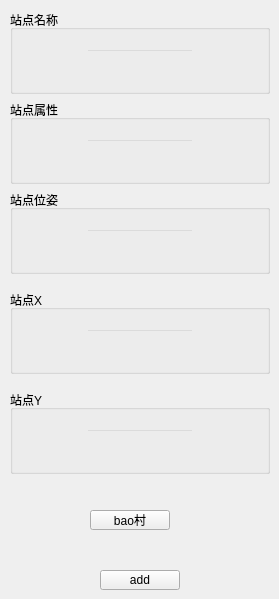
            <widget class="QWidget" name="page_4">
             <widget class="QGroupBox" name="MapName_box_3">
              <property name="geometry">
               <rect>
                <x>10</x>
                <y>10</y>
                <width>260</width>
                <height>84</height>
               </rect>
              </property>
              <property name="styleSheet">
               <string notr="true"/>
              </property>
              <property name="title">
               <string>站点名称</string>
              </property>
              <layout class="QVBoxLayout" name="verticalLayout_6">
               <item>
                <layout class="QHBoxLayout" name="horizontalLayout_9">
                 <item>
                  <spacer name="horizontalSpacer_11">
                   <property name="orientation">
                    <enum>Qt::Horizontal</enum>
                   </property>
                   <property name="sizeHint" stdset="0">
                    <size>
                     <width>40</width>
                     <height>20</height>
                    </size>
                   </property>
                  </spacer>
                 </item>
                 <item>
                  <widget class="QLineEdit" name="PointName_Edit">
                   <property name="styleSheet">
                    <string notr="true">background-color:transparent;</string>
                   </property>
                  </widget>
                 </item>
                 <item>
                  <spacer name="horizontalSpacer_12">
                   <property name="orientation">
                    <enum>Qt::Horizontal</enum>
                   </property>
                   <property name="sizeHint" stdset="0">
                    <size>
                     <width>40</width>
                     <height>20</height>
                    </size>
                   </property>
                  </spacer>
                 </item>
                </layout>
               </item>
              </layout>
             </widget>
             <widget class="QGroupBox" name="MapName_box_5">
              <property name="geometry">
               <rect>
                <x>10</x>
                <y>100</y>
                <width>260</width>
                <height>84</height>
               </rect>
              </property>
              <property name="styleSheet">
               <string notr="true"/>
              </property>
              <property name="title">
               <string>站点属性</string>
              </property>
              <layout class="QVBoxLayout" name="verticalLayout_7">
               <item>
                <layout class="QHBoxLayout" name="horizontalLayout_10">
                 <item>
                  <spacer name="horizontalSpacer_13">
                   <property name="orientation">
                    <enum>Qt::Horizontal</enum>
                   </property>
                   <property name="sizeHint" stdset="0">
                    <size>
                     <width>40</width>
                     <height>20</height>
                    </size>
                   </property>
                  </spacer>
                 </item>
                 <item>
                  <widget class="QLineEdit" name="Name_Edit_3">
                   <property name="styleSheet">
                    <string notr="true">background-color:transparent;</string>
                   </property>
                  </widget>
                 </item>
                 <item>
                  <spacer name="horizontalSpacer_14">
                   <property name="orientation">
                    <enum>Qt::Horizontal</enum>
                   </property>
                   <property name="sizeHint" stdset="0">
                    <size>
                     <width>40</width>
                     <height>20</height>
                    </size>
                   </property>
                  </spacer>
                 </item>
                </layout>
               </item>
              </layout>
             </widget>
             <widget class="QGroupBox" name="MapName_box_21">
              <property name="geometry">
               <rect>
                <x>10</x>
                <y>190</y>
                <width>260</width>
                <height>84</height>
               </rect>
              </property>
              <property name="styleSheet">
               <string notr="true"/>
              </property>
              <property name="title">
               <string>站点位姿</string>
              </property>
              <layout class="QVBoxLayout" name="verticalLayout_12">
               <item>
                <layout class="QHBoxLayout" name="horizontalLayout_25">
                 <item>
                  <spacer name="horizontalSpacer_47">
                   <property name="orientation">
                    <enum>Qt::Horizontal</enum>
                   </property>
                   <property name="sizeHint" stdset="0">
                    <size>
                     <width>40</width>
                     <height>20</height>
                    </size>
                   </property>
                  </spacer>
                 </item>
                 <item>
                  <widget class="QLineEdit" name="PointAngle_edit">
                   <property name="styleSheet">
                    <string notr="true">background-color:transparent;</string>
                   </property>
                  </widget>
                 </item>
                 <item>
                  <spacer name="horizontalSpacer_48">
                   <property name="orientation">
                    <enum>Qt::Horizontal</enum>
                   </property>
                   <property name="sizeHint" stdset="0">
                    <size>
                     <width>40</width>
                     <height>20</height>
                    </size>
                   </property>
                  </spacer>
                 </item>
                </layout>
               </item>
              </layout>
             </widget>
             <widget class="QGroupBox" name="MapName_box_22">
              <property name="geometry">
               <rect>
                <x>10</x>
                <y>290</y>
                <width>260</width>
                <height>84</height>
               </rect>
              </property>
              <property name="styleSheet">
               <string notr="true"/>
              </property>
              <property name="title">
               <string>站点X</string>
              </property>
              <layout class="QVBoxLayout" name="verticalLayout_13">
               <item>
                <layout class="QHBoxLayout" name="horizontalLayout_26">
                 <item>
                  <spacer name="horizontalSpacer_49">
                   <property name="orientation">
                    <enum>Qt::Horizontal</enum>
                   </property>
                   <property name="sizeHint" stdset="0">
                    <size>
                     <width>40</width>
                     <height>20</height>
                    </size>
                   </property>
                  </spacer>
                 </item>
                 <item>
                  <widget class="QLineEdit" name="PointX_edit">
                   <property name="styleSheet">
                    <string notr="true">background-color:transparent;</string>
                   </property>
                  </widget>
                 </item>
                 <item>
                  <spacer name="horizontalSpacer_50">
                   <property name="orientation">
                    <enum>Qt::Horizontal</enum>
                   </property>
                   <property name="sizeHint" stdset="0">
                    <size>
                     <width>40</width>
                     <height>20</height>
                    </size>
                   </property>
                  </spacer>
                 </item>
                </layout>
               </item>
              </layout>
             </widget>
             <widget class="QGroupBox" name="MapName_box_23">
              <property name="geometry">
               <rect>
                <x>10</x>
                <y>390</y>
                <width>260</width>
                <height>84</height>
               </rect>
              </property>
              <property name="styleSheet">
               <string notr="true"/>
              </property>
              <property name="title">
               <string>站点Y</string>
              </property>
              <layout class="QVBoxLayout" name="verticalLayout_14">
               <item>
                <layout class="QHBoxLayout" name="horizontalLayout_27">
                 <item>
                  <spacer name="horizontalSpacer_51">
                   <property name="orientation">
                    <enum>Qt::Horizontal</enum>
                   </property>
                   <property name="sizeHint" stdset="0">
                    <size>
                     <width>40</width>
                     <height>20</height>
                    </size>
                   </property>
                  </spacer>
                 </item>
                 <item>
                  <widget class="QLineEdit" name="PointY_edit">
                   <property name="styleSheet">
                    <string notr="true">background-color:transparent;</string>
                   </property>
                  </widget>
                 </item>
                 <item>
                  <spacer name="horizontalSpacer_52">
                   <property name="orientation">
                    <enum>Qt::Horizontal</enum>
                   </property>
                   <property name="sizeHint" stdset="0">
                    <size>
                     <width>40</width>
                     <height>20</height>
                    </size>
                   </property>
                  </spacer>
                 </item>
                </layout>
               </item>
              </layout>
             </widget>
             <widget class="QPushButton" name="SaveButton">
              <property name="geometry">
               <rect>
                <x>90</x>
                <y>510</y>
                <width>80</width>
                <height>20</height>
               </rect>
              </property>
              <property name="text">
               <string>bao村</string>
              </property>
             </widget>
             <widget class="QPushButton" name="pushButton">
              <property name="geometry">
               <rect>
                <x>100</x>
                <y>570</y>
                <width>80</width>
                <height>20</height>
               </rect>
              </property>
              <property name="text">
               <string>add</string>
              </property>
             </widget>
            </widget>
